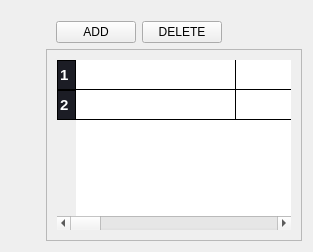
                    <widget class="QWidget" name="admintable_stackedWidget">
                     <layout class="QVBoxLayout" name="verticalLayout_10">
                      <item>
                       <spacer name="verticalSpacer_17">
                        <property name="orientation">
                         <enum>Qt::Vertical</enum>
                        </property>
                        <property name="sizeType">
                         <enum>QSizePolicy::Fixed</enum>
                        </property>
                        <property name="sizeHint" stdset="0">
                         <size>
                          <width>10</width>
                          <height>10</height>
                         </size>
                        </property>
                       </spacer>
                      </item>
                      <item>
                       <layout class="QHBoxLayout" name="horizontalLayout_25">
                        <item>
                         <spacer name="horizontalSpacer_27">
                          <property name="orientation">
                           <enum>Qt::Horizontal</enum>
                          </property>
                          <property name="sizeType">
                           <enum>QSizePolicy::Fixed</enum>
                          </property>
                          <property name="sizeHint" stdset="0">
                           <size>
                            <width>45</width>
                            <height>20</height>
                           </size>
                          </property>
                         </spacer>
                        </item>
                        <item>
                         <widget class="QPushButton" name="adminAdd_pushButton">
                          <property name="text">
                           <string>ADD</string>
                          </property>
                         </widget>
                        </item>
                        <item>
                         <widget class="QPushButton" name="adminDelete_pushButton">
                          <property name="text">
                           <string>DELETE</string>
                          </property>
                         </widget>
                        </item>
                        <item>
                         <spacer name="horizontalSpacer_30">
                          <property name="orientation">
                           <enum>Qt::Horizontal</enum>
                          </property>
                          <property name="sizeHint" stdset="0">
                           <size>
                            <width>40</width>
                            <height>20</height>
                           </size>
                          </property>
                         </spacer>
                        </item>
                       </layout>
                      </item>
                      <item>
                       <layout class="QHBoxLayout" name="horizontalLayout_26">
                        <item>
                         <spacer name="horizontalSpacer_31">
                          <property name="orientation">
                           <enum>Qt::Horizontal</enum>
                          </property>
                          <property name="sizeType">
                           <enum>QSizePolicy::Fixed</enum>
                          </property>
                          <property name="sizeHint" stdset="0">
                           <size>
                            <width>35</width>
                            <height>20</height>
                           </size>
                          </property>
                         </spacer>
                        </item>
                        <item>
                         <widget class="QTableWidget" name="admin_tableWidget">
                          <property name="styleSheet">
                           <string notr="true">QTableWidget{ 
  width: 100%;
   padding: 10px;
  text-align: left;
color: white;
}


QHeaderView::section {
color:white;
    background-color:#1C1D25;
    padding: 2px;
    border: 1px solid black;
    font-size: 15px;
font-weight:bold;

}

QTableWidget {
    gridline-color: black;
    font-size: 16px;
}

QTableWidget QTableCornerButton::section {
    background-color:#1C1D25;
    border: 1px solid black;
}</string>
                          </property>
                          <attribute name="horizontalHeaderVisible">
                           <bool>false</bool>
                          </attribute>
                          <attribute name="horizontalHeaderCascadingSectionResizes">
                           <bool>true</bool>
                          </attribute>
                          <attribute name="horizontalHeaderDefaultSectionSize">
                           <number>160</number>
                          </attribute>
                          <attribute name="horizontalHeaderShowSortIndicator" stdset="0">
                           <bool>true</bool>
                          </attribute>
                          <attribute name="horizontalHeaderStretchLastSection">
                           <bool>true</bool>
                          </attribute>
                          <row>
                           <property name="text">
                            <string>1</string>
                           </property>
                          </row>
                          <row>
                           <property name="text">
                            <string>2</string>
                           </property>
                          </row>
                          <column>
                           <property name="text">
                            <string>Admin ID</string>
                           </property>
                          </column>
                          <column>
                           <property name="text">
                            <string>First Name</string>
                           </property>
                          </column>
                          <column>
                           <property name="text">
                            <string>Last Name</string>
                           </property>
                          </column>
                          <column>
                           <property name="text">
                            <string>Username</string>
                           </property>
                          </column>
                          <column>
                           <property name="text">
                            <string>Password</string>
                           </property>
                          </column>
                          <column>
                           <property name="text">
                            <string>Contact No.</string>
                           </property>
                          </column>
                          <column>
                           <property name="text">
                            <string>Address</string>
                           </property>
                          </column>
                         </widget>
                        </item>
                       </layout>
                      </item>
                     </layout>
                    </widget>
